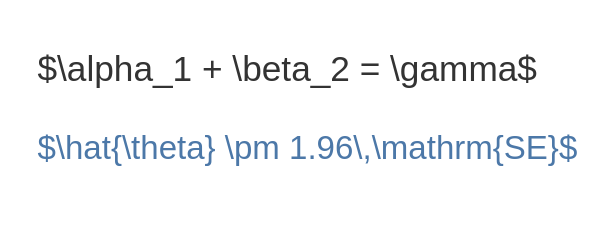

Here is the Vega-Lite specification saved for this chart:
### Vega specification from a JSON file in a GitHub repository (floating-point values rounded to 4 significant figures)
{"$schema": "https://vega.github.io/schema/vega/v6.json", "width": 250, "height": 85, "padding": 12, "autosize": "none", "background": "white", "marks": [{"type": "text", "encode": {"enter": {"x": {"value": 5}, "y": {"value": 25}, "align": {"value": "left"}, "text": {"value": "$\\alpha_1 + \\beta_2 = \\gamma$"}, "fontSize": {"value": 16}, "fill": {"value": "#333333"}}}}, {"type": "text", "encode": {"enter": {"x": {"value": 5}, "y": {"value": 60}, "align": {"value": "left"}, "text": {"value": "$\\hat{\\theta} \\pm 1.96\\,\\mathrm{SE}$"}, "fontSize": {"value": 15}, "fill": {"value": "#4c78a8"}}}}]}
